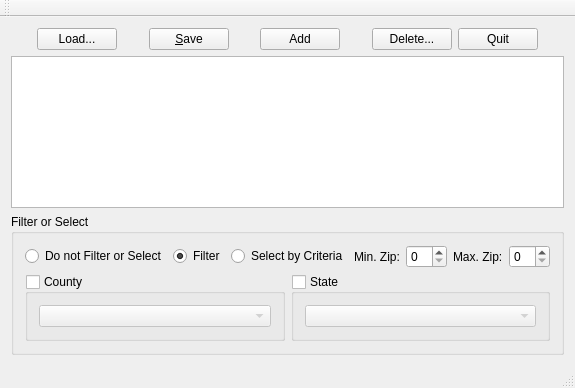
<?xml version="1.0" encoding="UTF-8"?>
<ui version="4.0">
 <class>MainWindow</class>
 <widget class="QMainWindow" name="MainWindow">
  <property name="geometry">
   <rect>
    <x>0</x>
    <y>0</y>
    <width>455</width>
    <height>388</height>
   </rect>
  </property>
  <property name="windowTitle">
   <string>MainWindow</string>
  </property>
  <widget class="QWidget" name="centralWidget">
   <layout class="QVBoxLayout" name="verticalLayout_2">
    <item>
     <layout class="QHBoxLayout" name="horizontalLayout">
      <item>
       <spacer name="horizontalSpacer_4">
        <property name="orientation">
         <enum>Qt::Horizontal</enum>
        </property>
        <property name="sizeHint" stdset="0">
         <size>
          <width>40</width>
          <height>20</height>
         </size>
        </property>
       </spacer>
      </item>
      <item>
       <widget class="QPushButton" name="loadButton">
        <property name="text">
         <string>Load...</string>
        </property>
       </widget>
      </item>
      <item>
       <spacer name="horizontalSpacer">
        <property name="orientation">
         <enum>Qt::Horizontal</enum>
        </property>
        <property name="sizeHint" stdset="0">
         <size>
          <width>40</width>
          <height>20</height>
         </size>
        </property>
       </spacer>
      </item>
      <item>
       <widget class="QPushButton" name="saveButton">
        <property name="text">
         <string>&amp;Save</string>
        </property>
       </widget>
      </item>
      <item>
       <spacer name="horizontalSpacer_2">
        <property name="orientation">
         <enum>Qt::Horizontal</enum>
        </property>
        <property name="sizeHint" stdset="0">
         <size>
          <width>40</width>
          <height>20</height>
         </size>
        </property>
       </spacer>
      </item>
      <item>
       <widget class="QPushButton" name="addButton">
        <property name="text">
         <string>Add</string>
        </property>
       </widget>
      </item>
      <item>
       <spacer name="horizontalSpacer_3">
        <property name="orientation">
         <enum>Qt::Horizontal</enum>
        </property>
        <property name="sizeHint" stdset="0">
         <size>
          <width>40</width>
          <height>20</height>
         </size>
        </property>
       </spacer>
      </item>
      <item>
       <widget class="QPushButton" name="deleteButton">
        <property name="text">
         <string>Delete...</string>
        </property>
       </widget>
      </item>
      <item>
       <widget class="QPushButton" name="quitButton">
        <property name="text">
         <string>Quit</string>
        </property>
       </widget>
      </item>
      <item>
       <spacer name="horizontalSpacer_5">
        <property name="orientation">
         <enum>Qt::Horizontal</enum>
        </property>
        <property name="sizeHint" stdset="0">
         <size>
          <width>40</width>
          <height>20</height>
         </size>
        </property>
       </spacer>
      </item>
     </layout>
    </item>
    <item>
     <widget class="QTableView" name="tableView"/>
    </item>
    <item>
     <widget class="QGroupBox" name="filterSelectGroupBox">
      <property name="title">
       <string>Filter or Select</string>
      </property>
      <layout class="QVBoxLayout" name="verticalLayout">
       <item>
        <layout class="QHBoxLayout" name="horizontalLayout_2">
         <item>
          <widget class="QRadioButton" name="dontFilterOrSelectRadioButton">
           <property name="text">
            <string>Do not Filter or Select</string>
           </property>
          </widget>
         </item>
         <item>
          <widget class="QRadioButton" name="filterRadioButton">
           <property name="text">
            <string>Filter</string>
           </property>
           <property name="checked">
            <bool>true</bool>
           </property>
          </widget>
         </item>
         <item>
          <widget class="QRadioButton" name="selectByCriteriaRadioButton">
           <property name="text">
            <string>Select by Criteria</string>
           </property>
          </widget>
         </item>
         <item>
          <widget class="QLabel" name="minimumZipLabel">
           <property name="text">
            <string>Min. Zip:</string>
           </property>
           <property name="buddy">
            <cstring>minimumZipSpinBox</cstring>
           </property>
          </widget>
         </item>
         <item>
          <widget class="QSpinBox" name="minimumZipSpinBox"/>
         </item>
         <item>
          <widget class="QLabel" name="maximumZipLabel">
           <property name="text">
            <string>Max. Zip:</string>
           </property>
           <property name="buddy">
            <cstring>maximumZipSpinBox</cstring>
           </property>
          </widget>
         </item>
         <item>
          <widget class="QSpinBox" name="maximumZipSpinBox"/>
         </item>
        </layout>
       </item>
       <item>
        <layout class="QHBoxLayout" name="horizontalLayout_5">
         <item>
          <widget class="QGroupBox" name="countyGroupBox">
           <property name="title">
            <string>County</string>
           </property>
           <property name="checkable">
            <bool>true</bool>
           </property>
           <property name="checked">
            <bool>false</bool>
           </property>
           <layout class="QHBoxLayout" name="horizontalLayout_3">
            <item>
             <widget class="QComboBox" name="countyComboBox"/>
            </item>
           </layout>
          </widget>
         </item>
         <item>
          <widget class="QGroupBox" name="stateGroupBox">
           <property name="title">
            <string>State</string>
           </property>
           <property name="checkable">
            <bool>true</bool>
           </property>
           <property name="checked">
            <bool>false</bool>
           </property>
           <layout class="QHBoxLayout" name="horizontalLayout_4">
            <item>
             <widget class="QComboBox" name="stateComboBox"/>
            </item>
           </layout>
          </widget>
         </item>
        </layout>
       </item>
      </layout>
     </widget>
    </item>
   </layout>
  </widget>
  <widget class="QMenuBar" name="menuBar">
   <property name="geometry">
    <rect>
     <x>0</x>
     <y>0</y>
     <width>455</width>
     <height>17</height>
    </rect>
   </property>
  </widget>
  <widget class="QToolBar" name="mainToolBar">
   <attribute name="toolBarArea">
    <enum>TopToolBarArea</enum>
   </attribute>
   <attribute name="toolBarBreak">
    <bool>false</bool>
   </attribute>
  </widget>
  <widget class="QStatusBar" name="statusBar"/>
 </widget>
 <layoutdefault spacing="6" margin="11"/>
 <resources/>
 <connections/>
</ui>
